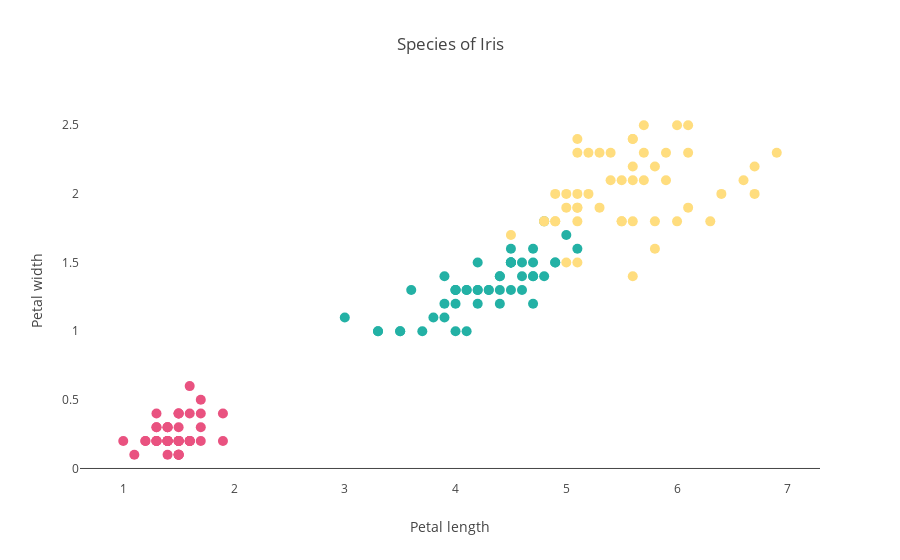

The cell this chart's notebook holds for it:
### Markdown cell above
Fonte: https://plot.ly/python/line-and-scatter/

### Code cell
trace = go.Scatter(x=iris["petal length (cm)"],
                   y=iris["petal width (cm)"],
                   mode='markers',
                   marker=dict(color=50*['#e95280']+50*['#23b1a5']+50*['#ffdd7e'],
                               size=10,
                               colorscale='Viridis',
                               showscale=False))

layout = go.Layout(title='Species of Iris',
                   xaxis=dict(title='Petal length',
                            showgrid=False),
                   yaxis=dict(title='Petal width',
                            showgrid=False),
                  )
 
fig = go.Figure(data=[trace], layout=layout)

py.iplot(fig, filename='iris-scatter')

### Figure 1 — Plotly figure (JSON) as saved in the notebook; plotly's stock layout.template omitted (floating-point values rounded to 4 significant figures; data arrays with more than 128 entries replaced by an {"elided": "..."} marker saying what was removed)
{"data": [{"marker": {"color": {"elided": "150 str values"}, "colorscale": "Viridis", "showscale": false, "size": 10}, "mode": "markers", "type": "scatter", "x": {"elided": "150 float values"}, "y": {"elided": "150 float values"}}], "layout": {"title": "Species of Iris", "xaxis": {"showgrid": false, "title": "Petal length"}, "yaxis": {"showgrid": false, "title": "Petal width"}}}
